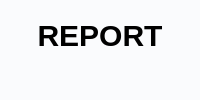
         <widget class="QWidget" name="page_Report">
          <property name="styleSheet">
           <string notr="true">QWidget{
	background-color:#fafbfd;
    border:0px;
}</string>
          </property>
          <layout class="QVBoxLayout" name="verticalLayout_16">
           <property name="spacing">
            <number>0</number>
           </property>
           <property name="leftMargin">
            <number>0</number>
           </property>
           <property name="topMargin">
            <number>0</number>
           </property>
           <property name="rightMargin">
            <number>0</number>
           </property>
           <property name="bottomMargin">
            <number>0</number>
           </property>
           <item>
            <widget class="QFrame" name="frame_CentralControl_5">
             <property name="styleSheet">
              <string notr="true">QFrame{

	background-color:#fafbfd;
   border:0px;
}</string>
             </property>
             <property name="frameShape">
              <enum>QFrame::StyledPanel</enum>
             </property>
             <property name="frameShadow">
              <enum>QFrame::Raised</enum>
             </property>
             <layout class="QVBoxLayout" name="verticalLayout_15">
              <item>
               <widget class="QFrame" name="frame_5">
                <property name="frameShape">
                 <enum>QFrame::StyledPanel</enum>
                </property>
                <property name="frameShadow">
                 <enum>QFrame::Raised</enum>
                </property>
                <layout class="QHBoxLayout" name="horizontalLayout_12">
                 <item>
                  <widget class="QLabel" name="label_6">
                   <property name="styleSheet">
                    <string notr="true">QLabel{

		font-size:30px;
	    border:0px;
	font-weight: bold;


}</string>
                   </property>
                   <property name="text">
                    <string>REPORT</string>
                   </property>
                   <property name="alignment">
                    <set>Qt::AlignCenter</set>
                   </property>
                  </widget>
                 </item>
                </layout>
               </widget>
              </item>
              <item>
               <widget class="QFrame" name="frame_CentralBottom_5">
                <property name="frameShape">
                 <enum>QFrame::StyledPanel</enum>
                </property>
                <property name="frameShadow">
                 <enum>QFrame::Raised</enum>
                </property>
                <layout class="QHBoxLayout" name="horizontalLayout_13"/>
               </widget>
              </item>
             </layout>
            </widget>
           </item>
          </layout>
         </widget>
